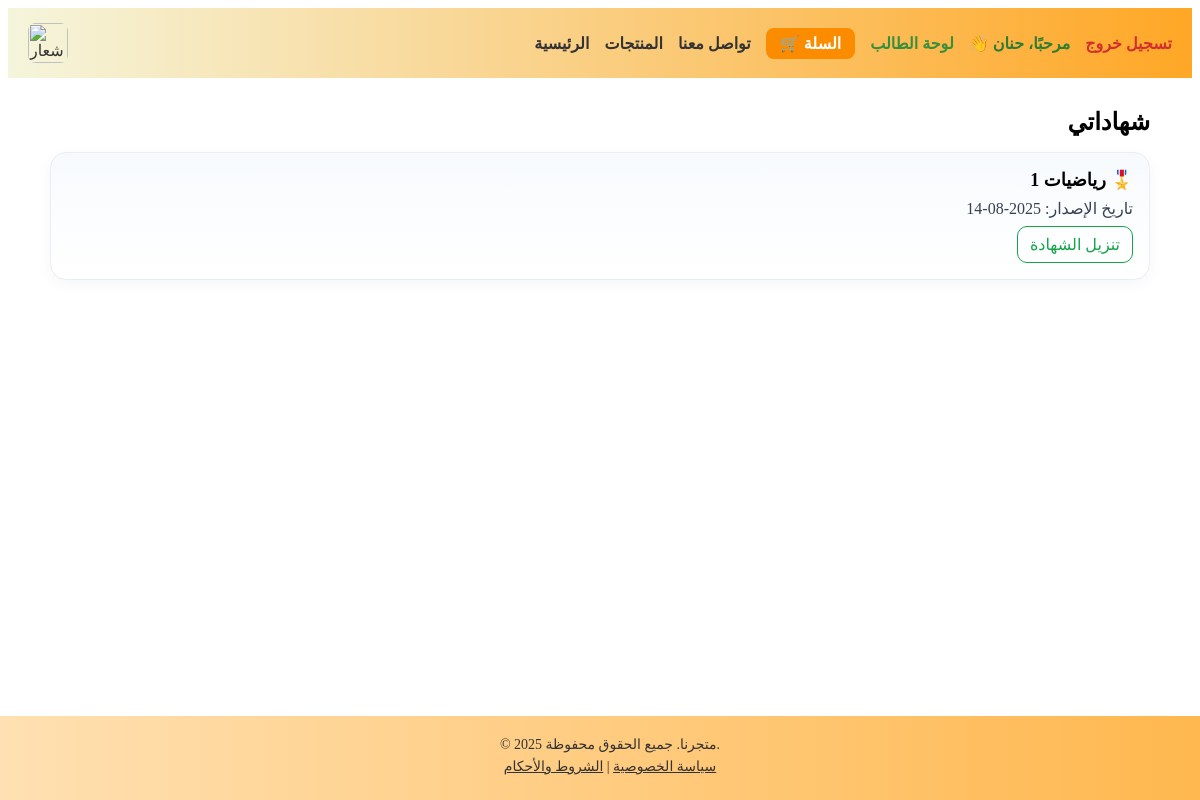
Page /student/certs/ (signed in) on the committed database.
### core/models.py (models this page shows, shortened)
class CustomUser(AbstractUser):
    role = models.CharField(
        max_length=10,
        choices=ROLE_CHOICES,
        verbose_name="الدور"
    )
    def is_student(self):
        return self.role == 'student'
    class Meta:
        verbose_name = "مستخدم"
        verbose_name_plural = "المستخدمون"

### students/models.py (models this page shows, shortened)
class Certificate(models.Model):
    student   = models.ForeignKey(Student, on_delete=models.CASCADE, related_name='certificates')
    course    = models.ForeignKey(Course, on_delete=models.PROTECT)
    issued_at = models.DateField(default=timezone.now)
    file_url  = models.URLField(blank=True)
    class Meta:
        ordering = ("-issued_at",)

class Course(models.Model):
    title = models.CharField(max_length=200)
    slug = models.SlugField(unique=True)
    is_active = models.BooleanField(default=True)
    start_date = models.DateField(null=True, blank=True)
    end_date   = models.DateField(null=True, blank=True)
    duration_days = models.PositiveIntegerField(default=30)
    teams_link = models.URLField(blank=True)
    class Meta:
        ordering = ("title",)

### students/permissions.py (the view)
    @login_required
    def _wrapped(request, *args, **kwargs):
        if getattr(request.user, "role", None) != "student":
            raise PermissionDenied("غير مصرح")
        return view_func(request, *args, **kwargs)

### students/permissions.py (called while the page is built)
def student_required(view_func):
    @login_required
    def _wrapped(request, *args, **kwargs):
        if getattr(request.user, "role", None) != "student":
            raise PermissionDenied("غير مصرح")
        return view_func(request, *args, **kwargs)
    return _wrapped

### students/views.py (called while the page is built)
def _get_student(request) -> Student:
    student, _ = Student.objects.get_or_create(user=request.user)
    return student

@student_required
@require_http_methods(["GET"])
def my_certs(request):
    s = _get_student(request)
    certs = (
        s.certificates
        .select_related("course")
        .order_by("-issued_at")
    )
    return render(request, "students/my_certs.html", {"student": s, "certs": certs})

### templates/students/my_certs.html
{% include "header.html" %}
<div class="wrapper" style="max-width:1100px;margin:0 auto;padding:30px 16px;" dir="rtl">
  <h2 style="margin:0 0 16px 0;">شهاداتي</h2>
  {% if certs %}
    <div style="display:grid;grid-template-columns:repeat(auto-fit,minmax(260px,1fr));gap:16px;">
      {% for c in certs %}
        <article style="background:linear-gradient(180deg,#f7fafd,#ffffff);border:1px solid #e7eef5;border-radius:16px;padding:16px;box-shadow:0 4px 16px rgba(0,0,0,.04);">
          <h3 style="margin:0 0 8px 0;font-size:18px;">🎖️ {{ c.course.title }}</h3>
          <div style="color:#374151;margin-bottom:8px;">تاريخ الإصدار: {{ c.issued_at|date:"Y-m-d" }}</div>
          {% if c.file_url %}
            <a href="{{ c.file_url }}" target="_blank" rel="noopener"
               style="display:inline-block;padding:8px 12px;border:1px solid #16a34a;border-radius:10px;color:#16a34a;text-decoration:none;">
              تنزيل الشهادة
            </a>
          {% else %}
            <div style="color:#6b7280;">— لا يوجد ملف للشهادة —</div>
          {% endif %}
        </article>
      {% endfor %}
    </div>
  {% else %}
    <div style="background:#fff;border:1px dashed #d1d5db;border-radius:12px;padding:20px;color:#6b7280;">
      لا توجد شهادات حتى الآن.
    </div>
  {% endif %}
</div>
{% include "footer.html" %}

### templates/header.html (shortened to what this page needs)
{% load static %}
<header style="background: linear-gradient(to right, #f5f5dc, #ffa726); padding: 15px 20px; color: #333;">
  <div style="display: flex; justify-content: space-between; align-items: center; flex-wrap: wrap;">
    <div style="display: flex; align-items: center;">
      <img src="https://res.cloudinary.com/dlql12ycp/image/upload/v1754102032/logo_dexumq.png"
           alt="شعار الموقع"
           style="height: 40px; border-radius: 8px; object-fit: contain;">
    </div>
    <nav id="main-nav" style="display: flex; gap: 15px; align-items: center; flex-wrap: wrap;">
      <a href="/" style="text-decoration: none; color: #333; font-weight: bold;">الرئيسية</a>
      <a href="/products/" style="text-decoration: none; color: #333; font-weight: bold;">المنتجات</a>
      <a href="/contact/" style="text-decoration: none; color: #333; font-weight: bold;">تواصل معنا</a>
      <a href="/cart/"
         style="text-decoration: none; background-color: #fb8c00; color: white; padding: 6px 14px; border-radius: 8px; font-weight: bold;">
         🛒 السلة
      </a>
      {% if user.is_authenticated %}
        {% if user.is_student %}
          <a href="/student/dashboard/" style="text-decoration: none; color: #388e3c; font-weight: bold;">لوحة الطالب</a>
        {% elif user.is_teacher %}
          <a href="/teacher/dashboard/" style="text-decoration: none; color: #1976d2; font-weight: bold;">لوحة المعلم</a>
        {% endif %}
        <span style="font-weight: bold; color: #2e7d32;">👋 مرحبًا، {{ user.get_full_name|default:user.username }}</span>
        <a href="/logout/" style="text-decoration: none; color: #d32f2f; font-weight: bold;">تسجيل خروج</a>
      {% else %}
        <a href="/login/" style="text-decoration: none; color: #333; font-weight: bold;">تسجيل دخول</a>
        <a href="/register/" style="text-decoration: none; color: #333; font-weight: bold;">إنشاء حساب</a>
      {% endif %}
    </nav>
  </div>
</header>

### rows in the picture
CustomUser: get_full_name "حنان"
Certificate: course "رياضيات 1", issued_at "2025-08-14"
